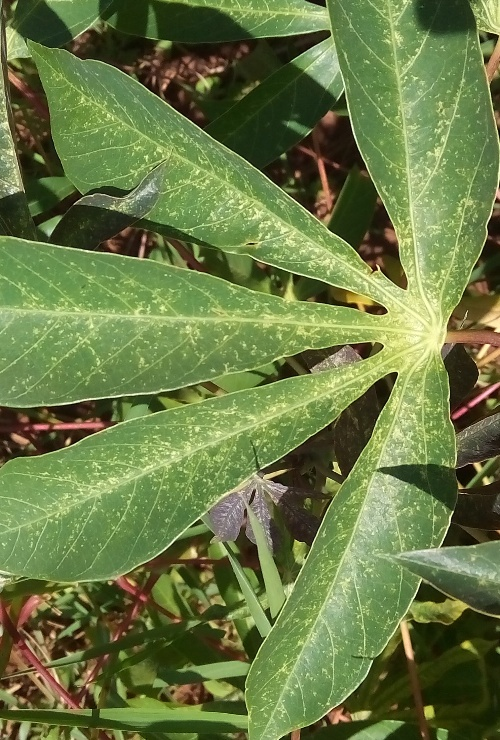
#> input picture model/test4.jpg, 500 x 740 px; its folder holds only this picture in this run
$ python -i cropper.py   (imports and definitions only)
#> lines starting #> are read from the running program, lines starting #| are printed output that depends on the picture
#> further down, picture is the input picture: PIL image 500x740 RGB; mean R, G, B 105.1, 121.5, 68.7
from PIL import Image
import numpy as np
import os
import matplotlib.pyplot as plt


base_train = '/home/pjk/cassava/train'
base_valid = '/home/pjk/cassava/validation'
base_test  = '/home/pjk/cassava/test/0'
folder_list = ['/cbb', '/cbsd', '/cgm', '/cmd', '/healthy']


def crop(im):
    if (im.size[1] >= im.size[0]):
        crop_shift = int((im.size[1] - im.size[0])/2)
#> crop_shift = 120
        im = im.crop((0, crop_shift, im.size[0], im.size[0] + crop_shift))
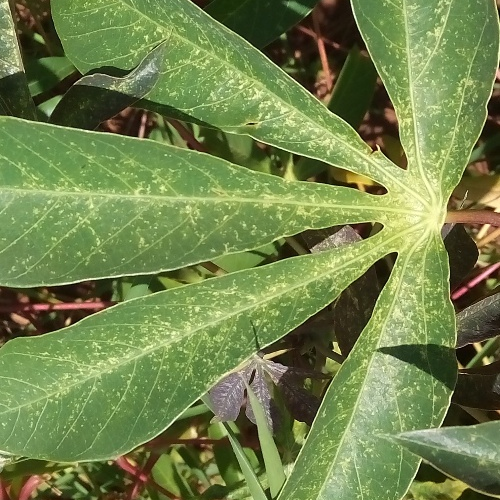
#> im: PIL image 500x500 RGB; mean R, G, B 113.7, 131.5, 76.1
    elif (im.size[0] > im.size[1]):
        crop_shift = int((im.size[0] - im.size[1])/2)
        im = im.crop((crop_shift, 0, im.size[1] + crop_shift, im.size[1]))
    im = im.resize((224,224), resample=Image.LANCZOS)
#> im: PIL image 224x224 RGB
    return im

# test images
# [23 lines not run here, left out]

>>> from PIL import Image
>>> picture = Image.open('../test4.jpg')
>>> result = crop(picture)

$ run again, on model/burger.png
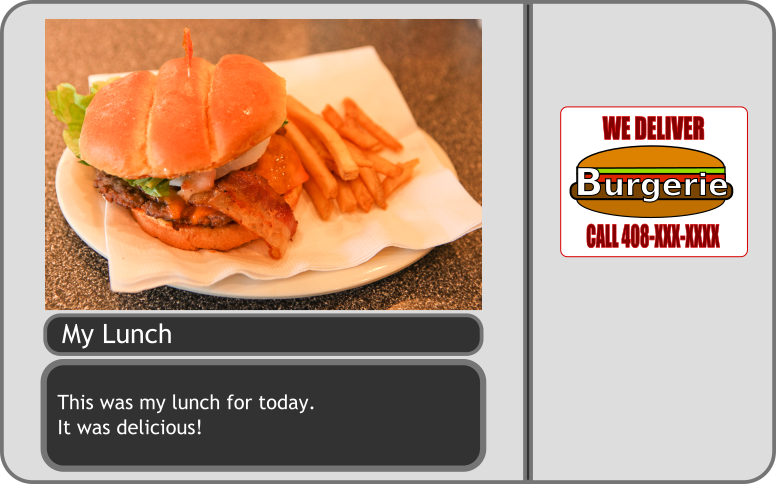
#> input picture model/burger.png, 776 x 484 px
#> picture is the input picture: PIL image 776x484 RGBA; mean R, G, B, A 145.6, 115.5, 95.1, 183.7
#> in crop, `im = im.crop((crop_shift, 0, im.size[1] + crop_shift, im.size[1]))`:
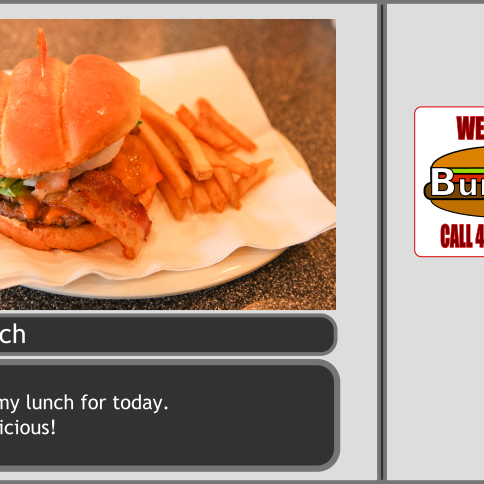
#> im: PIL image 484x484 RGBA; mean R, G, B, A 147, 111, 87.3, 201; transparent parts drawn white
